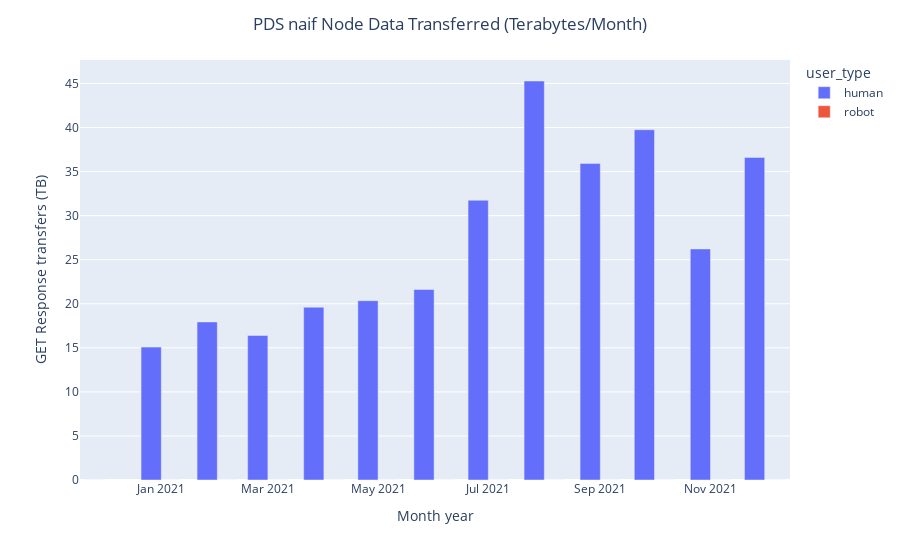

Here is the notebook cell this chart was saved with:
### Code cell
barplot_node('naif')

### Figure 1 — Plotly figure (JSON) as saved in the notebook; plotly's stock layout.template omitted (floating-point values rounded to 4 significant figures)
{"data": [{"alignmentgroup": "True", "hovertemplate": "user_type=human<br>month_yr=%{x}<br>data_transmit_tb=%{y}<extra></extra>", "legendgroup": "human", "marker": {"color": "#636efa", "pattern": {"shape": ""}}, "name": "human", "offsetgroup": "human", "orientation": "v", "showlegend": true, "textposition": "auto", "type": "bar", "x": ["2020-12-01T00:00:00", "2021-01-01T00:00:00", "2021-02-01T00:00:00", "2021-03-01T00:00:00", "2021-04-01T00:00:00", "2021-05-01T00:00:00", "2021-06-01T00:00:00", "2021-07-01T00:00:00", "2021-08-01T00:00:00", "2021-09-01T00:00:00", "2021-10-01T00:00:00", "2021-11-01T00:00:00", "2021-12-01T00:00:00"], "xaxis": "x", "y": [0, 15.08, 17.94, 16.4, 19.61, 20.35, 21.62, 31.75, 45.28, 35.93, 39.75, 26.22, 36.61], "yaxis": "y"}, {"alignmentgroup": "True", "hovertemplate": "user_type=robot<br>month_yr=%{x}<br>data_transmit_tb=%{y}<extra></extra>", "legendgroup": "robot", "marker": {"color": "#EF553B", "pattern": {"shape": ""}}, "name": "robot", "offsetgroup": "robot", "orientation": "v", "showlegend": true, "textposition": "auto", "type": "bar", "x": ["2021-01-01T00:00:00", "2021-02-01T00:00:00", "2021-03-01T00:00:00", "2021-04-01T00:00:00", "2021-05-01T00:00:00", "2021-06-01T00:00:00", "2021-07-01T00:00:00", "2021-08-01T00:00:00", "2021-09-01T00:00:00", "2021-10-01T00:00:00", "2021-11-01T00:00:00", "2021-12-01T00:00:00"], "xaxis": "x", "y": [0, 0, 0, 0, 0, 0, 0, 0, 0, 0, 0, 0], "yaxis": "y"}], "layout": {"autosize": true, "barmode": "group", "legend": {"title": {"text": "user_type"}, "tracegroupgap": 0}, "margin": {"t": 60}, "title": {"text": "PDS naif Node Data Transferred (Terabytes/Month)", "x": 0.5}, "xaxis": {"anchor": "y", "autorange": true, "domain": [0, 1], "range": ["2020-11-17", "2021-12-15"], "title": {"text": "Month year"}, "type": "date"}, "yaxis": {"anchor": "x", "autorange": true, "domain": [0, 1], "range": [0, 47.66], "title": {"text": "GET Response transfers (TB)"}, "type": "linear"}}}
